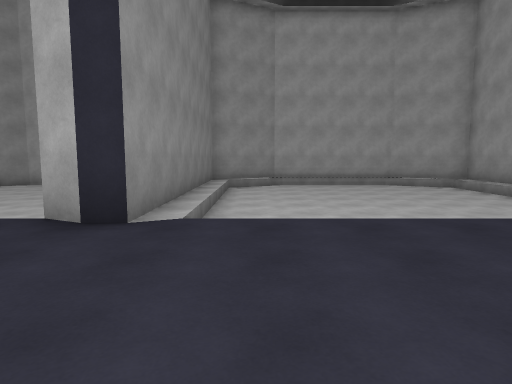
view 1 (above)

22 first-person views from a walk through a scene from a Unity 3-D project. The camera is 1.4 m above the floor, tilts 6° down and sees 75° across. The floor is counted in squares, 2 m on a side. Each view is taken from the middle of a square. On the plan, view 1 faces up. The plan holds only what a view shows up to about 10 squares ahead; the rest is blank. The place goes on beyond the plan.

view 2
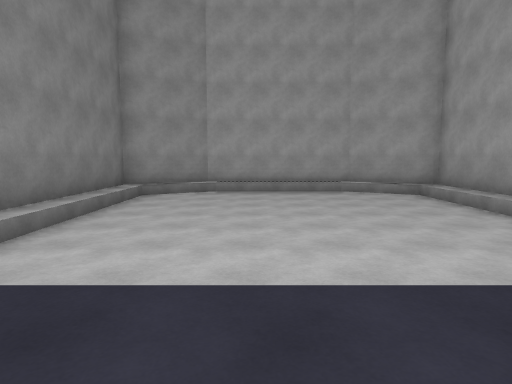

view 3
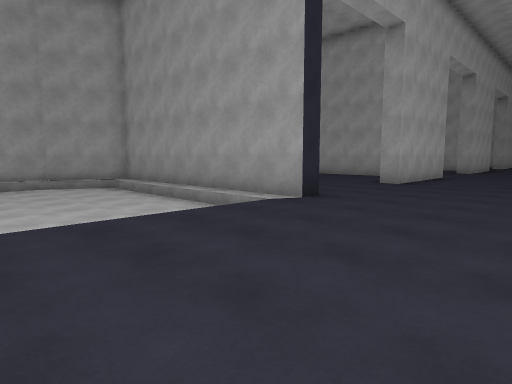

view 4
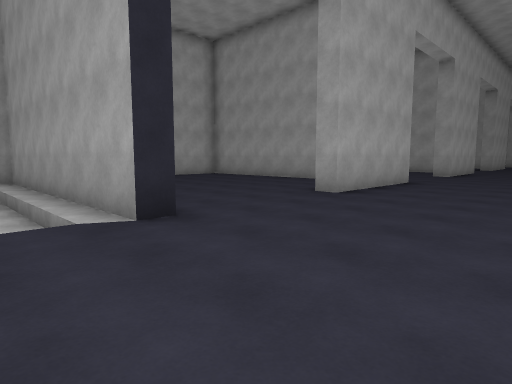

view 5
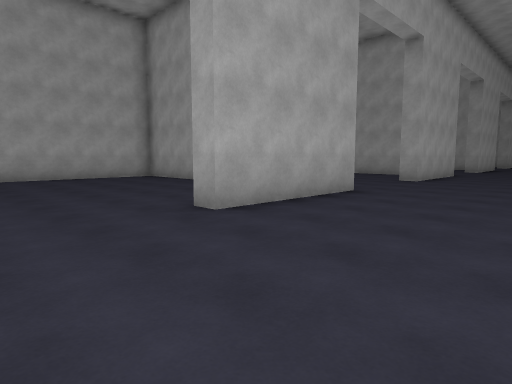

view 6
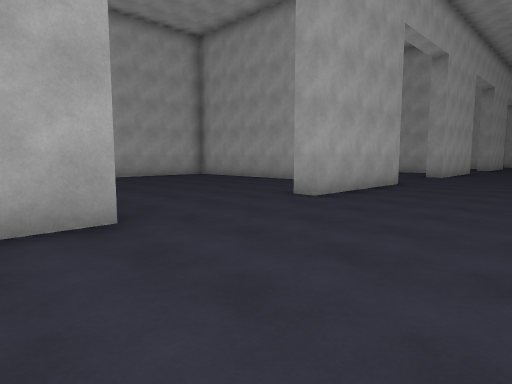

view 7
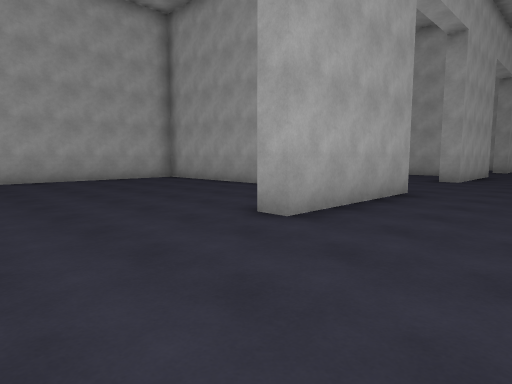

view 8
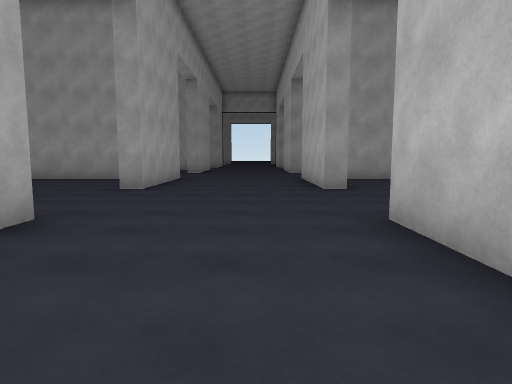

view 9
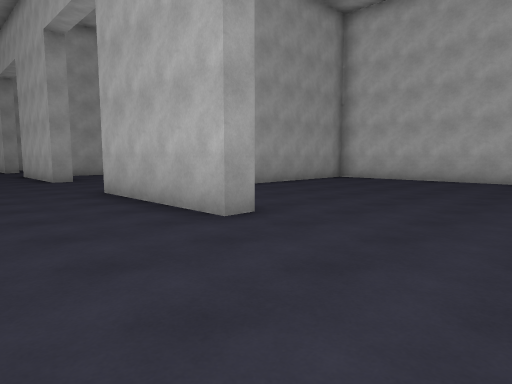

view 10
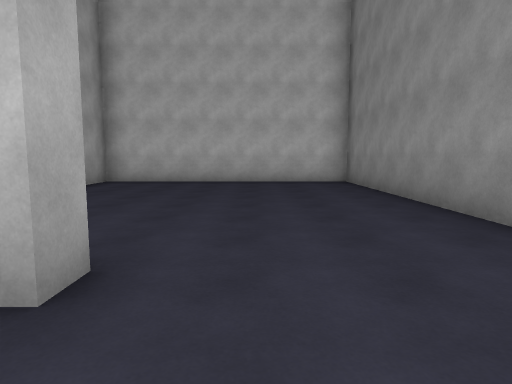

view 11
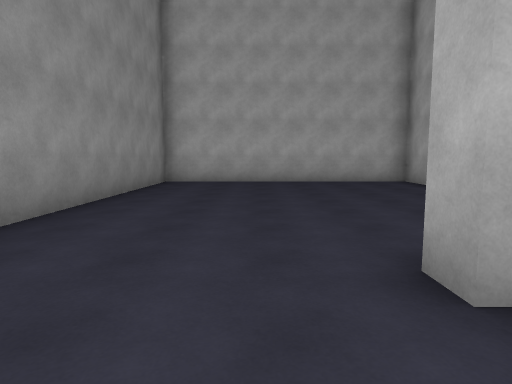

view 12
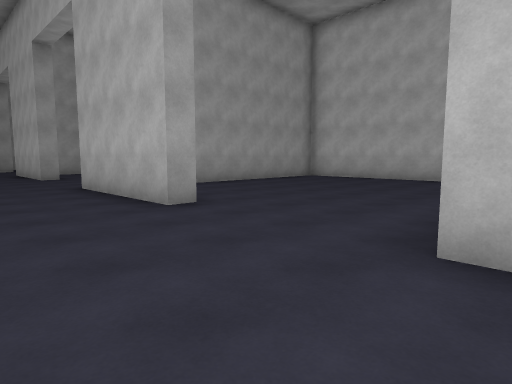

view 13
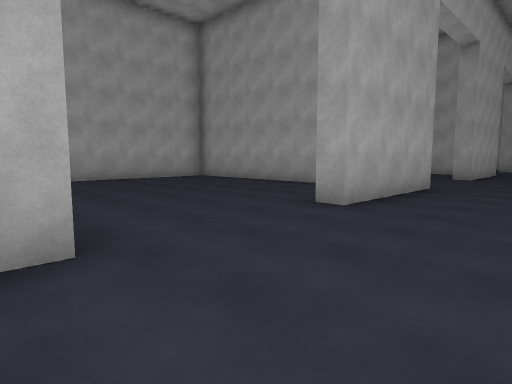

view 14
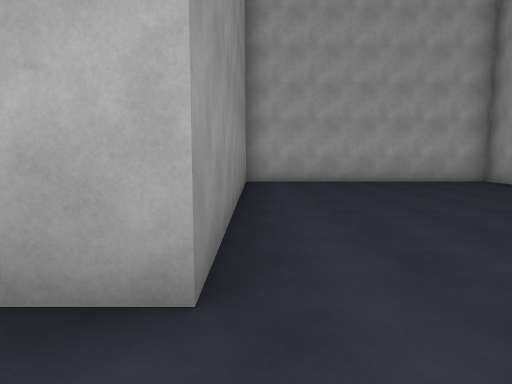

view 15
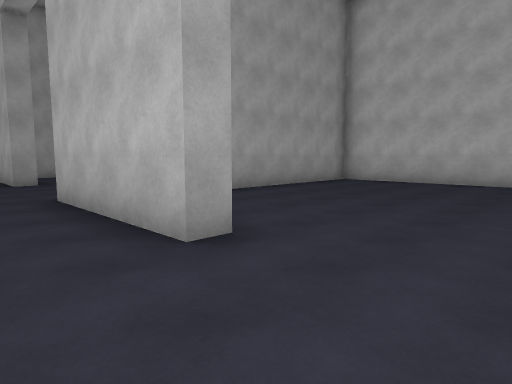

view 16
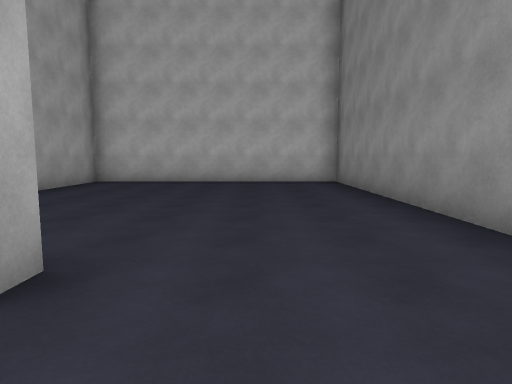

view 17
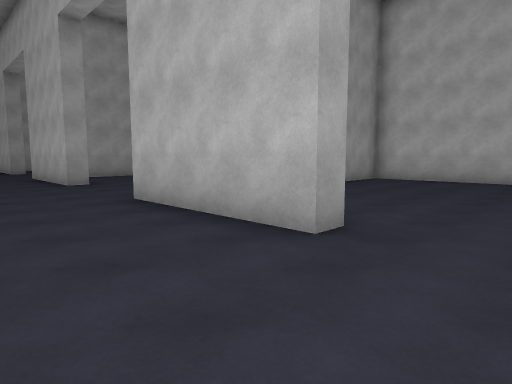

view 18
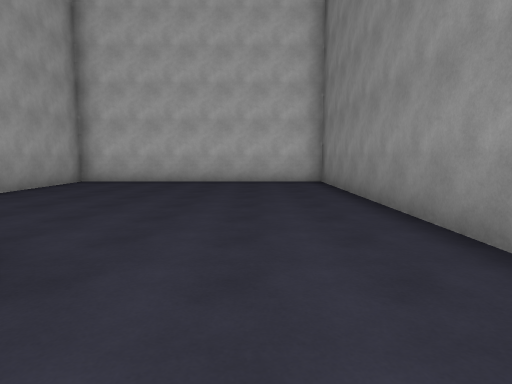

view 19
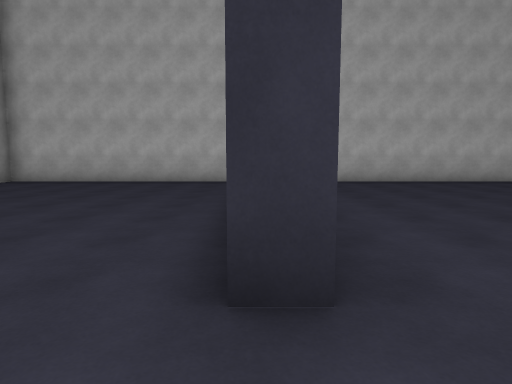

view 20
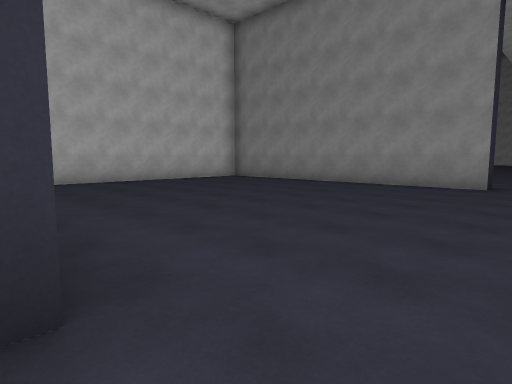

view 21
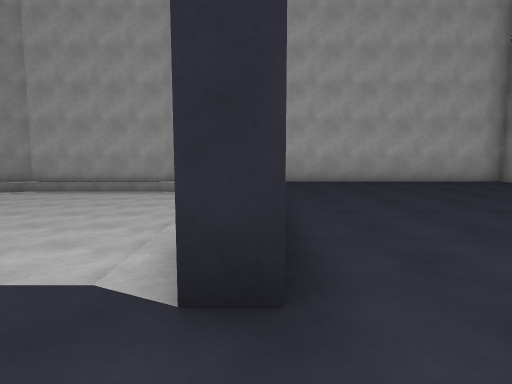

view 22
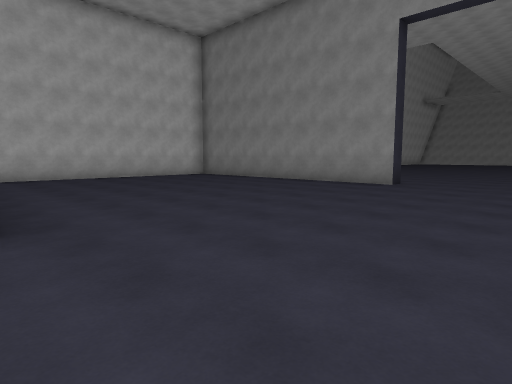

### Floor plan
Key: @ floor where view 1 was taken; # wall or solid block; . main floor; - floor 0.5 m lower than the main floor; / step, stairs or slope.
Columns run from 5 left of view 1 to 31 right of it. Each row starts with its distance up from view 1.
 12     ###############################
 11    ##//////##......#.......#......#
 10    #/------/#......#.......#......
  9    #/------/#......#.......#......
  8    #/------/#......#.......#......#
  7 -- #/------/#......#.......#......#
  6 -- #/------/#......#...... #......#
  5  --#/------/#......#.....  #......#
  4   /#////////#...####....####...####..
  3   ...................................
  2   ...................................
  1  ....................................
  0  ....@...............................
 -1  .. #.......#...####....###....####..
 -2     #.......#..... #..... ##......#
 -3     #.......#..... #...... #......#
 -4     #.......#......#.......#......#
 -5     #.......#......#.......#......#
 -6      .......#......#.......#......#
 -7       ......#......#.......#......#
 -8      ...... #......#.......#......#
 -9      ##############################

Where each view was taken, in squares from view 1:
view 1: 0 up, 0 right, facing up
view 2: 2 up, 2 right, facing up
view 3: 0 up, 2 right, facing up-right
view 4: 0 up, 5 right, facing up-right
view 5: 0 up, 8 right, facing up-right
view 6: 0 up, 13 right, facing up-right
view 7: 1 up, 15 right, facing up-right
view 8: 1 up, 18 right, facing right
view 9: 2 up, 15 right, facing down-right
view 10: 1 up, 17 right, facing down
view 11: 2 up, 17 right, facing up
view 12: 2 up, 21 right, facing down-right
view 13: 1 up, 21 right, facing up-right
view 14: 2 up, 22 right, facing up
view 15: 1 up, 23 right, facing down-right
view 16: 1 up, 24 right, facing down
view 17: 2 up, 9 right, facing down-right
view 18: 1 up, 9 right, facing down
view 19: 1 up, 7 right, facing down
view 20: 1 up, 7 right, facing down-left
view 21: 2 up, 7 right, facing up
view 22: 3 up, 7 right, facing down-left
